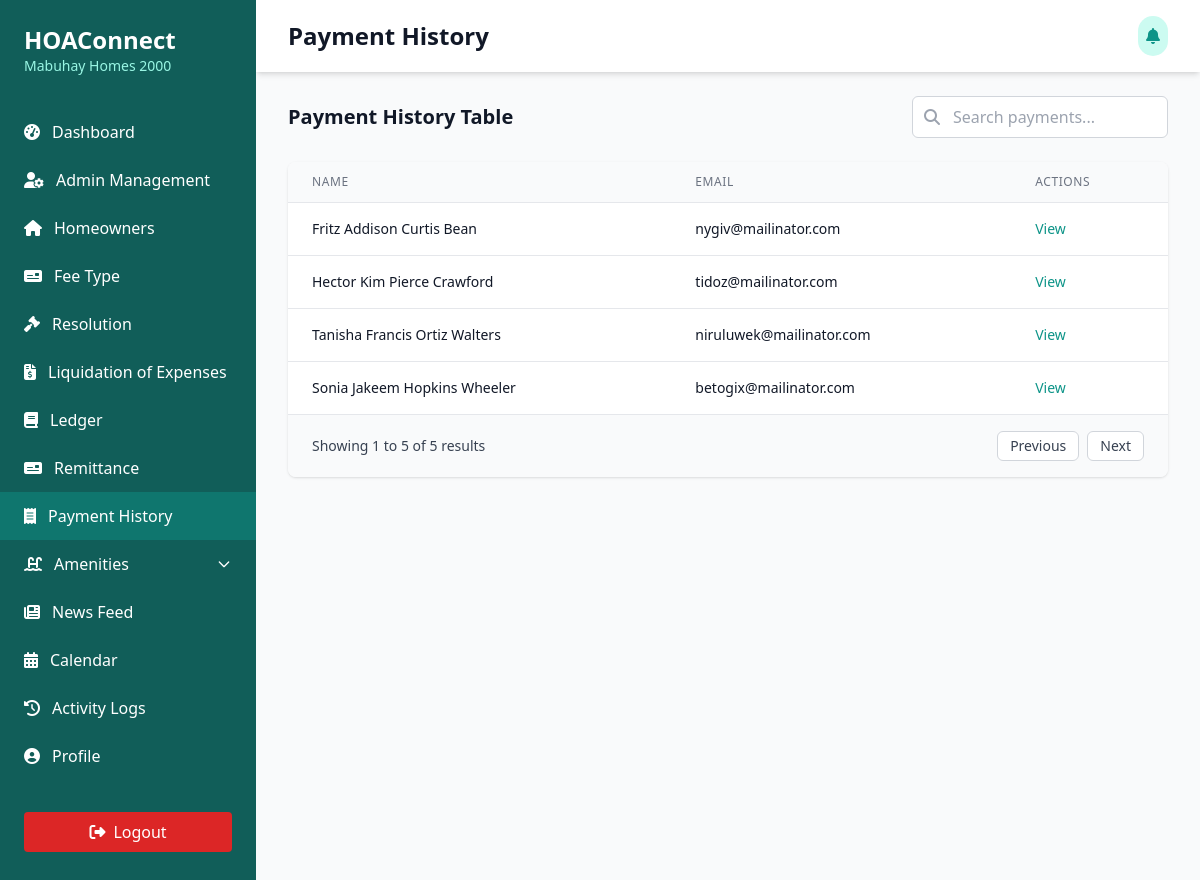
The app's page /Users/president/president-payment-history.php with its own data.
### tables this page shows
CREATE TABLE `users` (
  `id` int(11) NOT NULL,
  `role_id` int(11) NOT NULL,
  `user_id` int(11) NOT NULL,
  `first_name` varchar(255) NOT NULL,
  `middle_name` varchar(255) NOT NULL,
  `last_name` varchar(255) NOT NULL,
  `suffix` varchar(50) NOT NULL,
  `email_address` varchar(100) NOT NULL,
  `hoa_number` int(11) DEFAULT NULL,
  `phone_number` varchar(100) NOT NULL,
  `age` int(11) NOT NULL,
  `date_of_birth` date NOT NULL,
  `citizenship` varchar(100) NOT NULL,
  `civil_status` varchar(100) NOT NULL,
  `account_status` int(11) NOT NULL,
  `home_address` varchar(255) DEFAULT NULL,
  `lot_number` int(11) NOT NULL,
  `block_number` int(11) NOT NULL,
  `phase_number` int(11) NOT NULL,
  `village_name` varchar(200) NOT NULL,
  `date_created` date NOT NULL,
  `date_updated` date NOT NULL
);

### Users/president/president-payment-history.php (the view, shortened to what this page needs)
<?php
include('../../connection/connection.php');
?>
<!DOCTYPE html>
<html lang="en">
<head>
  <script src="https://cdn.tailwindcss.com"></script>
  <link rel="stylesheet" href="https://cdnjs.cloudflare.com/ajax/libs/font-awesome/6.4.0/css/all.min.css" />
</head>
<body class="bg-gray-50">
  <div class="min-h-screen flex">
    <div class="bg-teal-800 text-white w-64 py-6 flex flex-col">
      <div class="px-6 mb-8">
        <h1 class="text-2xl font-bold">HOAConnect</h1>
        <p class="text-sm text-teal-200">Mabuhay Homes 2000</p>
      </div>
      <nav class="flex-1">
        <a href="president-dashboard.php" class="flex items-center px-6 py-3 hover:bg-teal-600">
          <i class="fas fa-tachometer-alt mr-3"></i>
          <span>Dashboard</span>
        </a>
        <a href="president-accounts.php" class="flex items-center px-6 py-3 hover:bg-teal-600">
          <i class="fas fa-user-gear mr-3"></i>
          <span>Admin Management</span>
        </a>
        <a href="registered-homeowners.php" class="flex items-center px-6 py-3 hover:bg-teal-600">
          <i class="fas fa-home mr-3"></i>
          <span>Homeowners</span>
        </a>
        <a href="president-feetype.php" class="flex items-center px-6 py-3 hover:bg-teal-600">
          <i class="fas fa-money-check mr-3"></i>
          <span>Fee Type</span>
        </a>
        <a href="president-projectproposal.php" class="flex items-center px-6 py-3 hover:bg-teal-600">
          <i class="fas fa-gavel mr-3"></i>
          <span>Resolution</span>
        </a>
        <a href="president-liquidation.php" class="flex items-center px-6 py-3 hover:bg-teal-600">
          <i class="fas fa-file-invoice-dollar mr-3"></i>
          <span>Liquidation of Expenses</span>
        </a>
        <a href="president-ledger.php" class="flex items-center px-6 py-3 hover:bg-teal-600">
          <i class="fas fa-book mr-3"></i>
          <span>Ledger</span>
        </a>
        <a href="president-remittance.php" class="flex items-center px-6 py-3 hover:bg-teal-600">
          <i class="fas fa-money-check mr-3"></i>
          <span>Remittance</span>
        </a>
        <a href="president-payment-history.php" class="flex items-center px-6 py-3 bg-teal-700">
          <i class="fas fa-receipt mr-3"></i>
          <span>Payment History</span>
        </a>
        <div x-data="{ open: false }">
          <button @click="open = !open" :aria-expanded="open" class="flex items-center w-full px-6 py-3 hover:bg-teal-600 focus:outline-none">
            <i class="fas fa-swimming-pool mr-3"></i>
            <span class="flex-1 text-left">Amenities</span>
            <svg :class="{ 'rotate-180': open }" class="w-4 h-4 transition-transform duration-200" fill="none" stroke="currentColor" viewBox="0 0 24 24">
              <path stroke-linecap="round" stroke-linejoin="round" stroke-width="2" d="M19 9l-7 7-7-7" />
            </svg>
          </button>
        </div>
        <a href="president-newsfeed.php" class="flex items-center px-6 py-3 hover:bg-teal-600">
          <i class="fas fa-newspaper mr-3"></i>
          <span>News Feed</span>
        </a>
        <a href="president-calendar.php" class="flex items-center px-6 py-3 hover:bg-teal-600">
          <i class="fas fa-calendar-alt mr-3"></i>
          <span>Calendar</span>
        </a>
        <a href="president-logs.php" class="flex items-center px-6 py-3 hover:bg-teal-600">
          <i class="fas fa-history mr-3"></i>
          <span>Activity Logs</span>
        </a>
        <a href="president-profile.php" class="flex items-center px-6 py-3 hover:bg-teal-600">
          <i class="fas fa-user-circle mr-3"></i>
          <span>Profile</span>
        </a>
      </nav>
      <div class="px-6 py-4 mt-auto">
        <button class="mt-4 w-full bg-red-600 hover:bg-red-700 text-white py-2 px-4 rounded flex items-center justify-center">
          <i class="fas fa-sign-out-alt mr-2"></i> Logout
        </button>
      </div>
    </div>
      <div class="flex-1 overflow-x-hidden overflow-y-auto">
        <header class="bg-white shadow-md">
          <div class="max-w-7xl mx-auto py-4 px-4 sm:px-6 lg:px-8 flex justify-between items-center">
              <h1 class="text-2xl font-bold text-gray-900">Payment History</h1>
              <div class="flex items-center space-x-2">
                <button class="bg-teal-100 p-2 rounded-full text-teal-600 hover:bg-teal-200">
                  <i class="fas fa-bell"></i>
                </button>
              </div>
            </div>
      </header>
        <main class="max-w-7xl mx-auto py-6 px-4 sm:px-6 lg:px-8">
          <div id="payment-history" class="mb-8">
            <div class="flex justify-between items-center mb-6">
              <h2 class="text-xl font-semibold text-gray-900">Payment History Table</h2>
              <div class="relative w-64">
                <span class="absolute inset-y-0 left-0 flex items-center pl-3">
                  <i class="fas fa-search text-gray-400"></i>
                </span>
                <input
                  type="text"
                  id="searchInput"
                  placeholder="Search payments..."
                  class="w-full pl-10 pr-4 py-2 rounded-md border border-gray-300 focus:outline-none focus:ring-1 focus:ring-teal-500 focus:border-teal-500"
                  oninput="filterTable()"
                />
              </div>
            </div>
            <div class="bg-white shadow rounded-lg overflow-hidden">
              <div class="overflow-x-auto">
                <table id="paymentTable" class="min-w-full divide-y divide-gray-200">
                  <thead class="bg-gray-50">
                    <tr>
                      <th scope="col" class="px-6 py-3 text-left text-xs font-medium text-gray-500 uppercase tracking-wider">
                        Name
                      </th>
                      <th scope="col" class="px-6 py-3 text-left text-xs font-medium text-gray-500 uppercase tracking-wider">
                        Email
                      </th>
                      <th scope="col" class="px-6 py-3 text-left text-xs font-medium text-gray-500 uppercase tracking-wider">
                        Actions
                      </th>
                    </tr>
                  </thead>
                  <tbody class="bg-white divide-y divide-gray-200">
                    <?php
                    $sql_users = "SELECT users.user_id, users.first_name, users.middle_name , users.last_name , users.email_address FROM users WHERE users.role_id = '6' ORDER BY users.last_name ASC";
                    $run_users = mysqli_query($conn, $sql_users);
                    while ($row = mysqli_fetch_assoc($run_users)) {
                      $user_id = $row['user_id'];
                      $full_name = trim($row['first_name'] . ' ' . $row['middle_name'] . ' ' . $row['last_name']);
                      $email = $row['email_address'];
                      ?>
                      <tr>
                        <td class="px-6 py-4 whitespace-nowrap text-sm text-gray-900"><?php echo $full_name; ?></td>
                        <td class="px-6 py-4 whitespace-nowrap text-sm text-gray-900"><?php echo $email; ?></td>
                        <td class="px-6 py-4 whitespace-nowrap text-sm font-medium">
                          <a href="view-payment.php?user_id=<?php echo $user_id; ?>" class="text-teal-600 hover:text-teal-900">View</a>
                        </td>
                      </tr>
                      <?php
                    }
                    ?>
                  </tbody>
                </table>
              </div>
              <div class="px-6 py-4 bg-gray-50 border-t border-gray-200">
                <div class="flex items-center justify-between">
                  <div id="paginationText" class="text-sm text-gray-700">
                    Showing <span class="font-medium">1</span> to <span class="font-medium">5</span> of <span class="font-medium">5</span> results
                  </div>
                  <div class="flex space-x-2">
                    <button class="px-3 py-1 border border-gray-300 rounded-md text-sm font-medium text-gray-700 bg-white hover:bg-gray-50">
                      Previous
                    </button>
                    <button class="px-3 py-1 border border-gray-300 rounded-md text-sm font-medium text-gray-700 bg-white hover:bg-gray-50">
                      Next
                    </button>
                  </div>
                </div>
              </div>
            </div>
          </div>
        </main>
      </div>
    </div>
</body>
</html>

### Users/president/president-payment-history.php (style rules this page uses)
#paymentTable thead th { user-select: none; -webkit-user-select: none; -moz-user-select: none; -ms-user-select: none; -webkit-touch-callout: none; -webkit-tap-highlight-color: transparent; cursor: default; outline: none; }

### records on screen
users: full_name "Fritz Addison Curtis Bean", email_address "nygiv@mailinator.com"
users: full_name "Hector Kim Pierce Crawford", email_address "tidoz@mailinator.com"
users: full_name "Tanisha Francis Ortiz Walters", email_address "niruluwek@mailinator.com"
users: full_name "Sonia Jakeem Hopkins Wheeler", email_address "betogix@mailinator.com"
